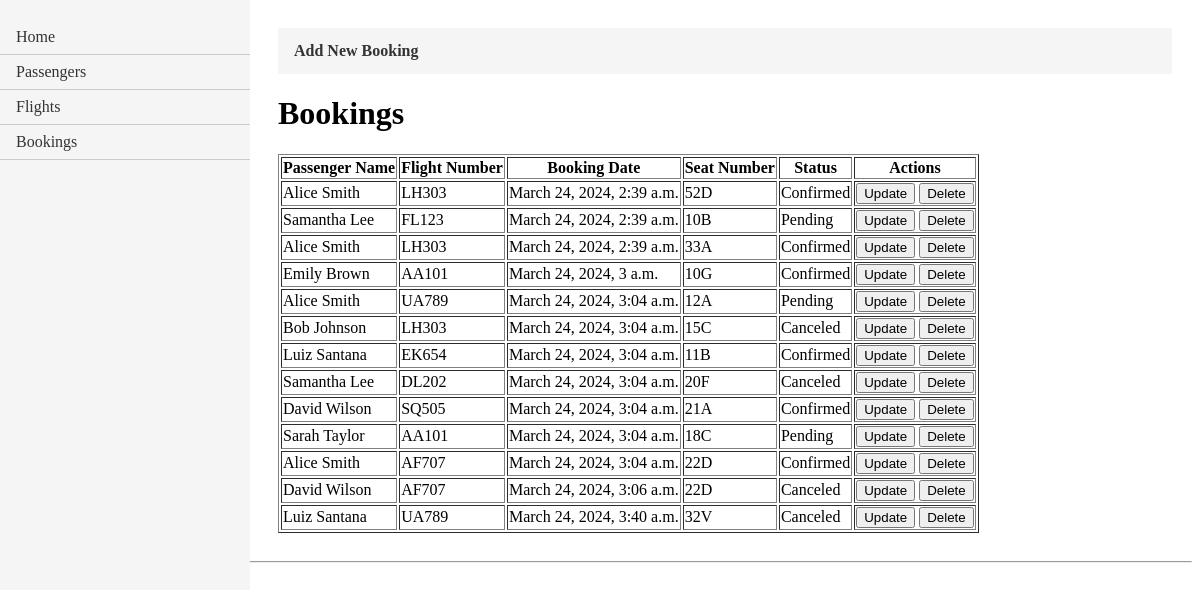
The page /booking_list/ on the database its author committed.
### FlightBookingApp/models.py (models this page shows)
class Passenger(models.Model):
    passengerID = models.AutoField(primary_key=True)
    name = models.CharField(max_length=100)
    email = models.EmailField(unique=True)
    phone = models.CharField(max_length=20)
    address = models.CharField(max_length=200)

class Flight(models.Model):
    flightID = models.AutoField(primary_key=True)
    flightNumber = models.CharField(max_length=20)
    departureAirport = models.CharField(max_length=3)
    arrivalAirport = models.CharField(max_length=3)
    departureTime = models.DateTimeField()
    arrivalTime = models.DateTimeField()
    capacity = models.IntegerField()
    price = models.DecimalField(max_digits=10, decimal_places=2)

class Booking(models.Model):
    bookingID = models.AutoField(primary_key=True)
    passengerID = models.ForeignKey(Passenger, on_delete=models.CASCADE)
    flightID = models.ForeignKey(Flight, on_delete=models.CASCADE)
    bookingDate = models.DateTimeField(auto_now_add=True)
    seatNumber = models.CharField(max_length=10)
    STATUS_CHOICES = (
        ('confirmed', 'Confirmed'),
        ('pending', 'Pending'),
        ('canceled', 'Canceled'),
    )
    status = models.CharField(max_length=20, choices=STATUS_CHOICES)

### FlightBookingApp/views.py (the view)
# urls.py: path('booking_list/', views.booking_list, name='booking_list'),
def booking_list(request):
    bookings = Booking.objects.all()
    bookings_formatted = []
    for booking in bookings:
        booking_formatted = {
            "bookingID": booking.bookingID,
            "passengerName": booking.passengerID.name,
            "flightNumber":booking.flightID.flightNumber,
            "bookingDate":booking.bookingDate,
            "seatNumber":booking.seatNumber,
            "status":booking.status.capitalize(),
        }
        bookings_formatted.append(booking_formatted)
    return render(request, 'booking_list.html', {'bookings_formatted': bookings_formatted})

### FlightBookingApp/templates/booking_list.html
{% extends "layout.html" %}
{% block content%}
<ul class="crud-menu">
    <li><a href="{% url 'create_booking' %}"><b>Add New Booking</b></a></li>
</ul>
<h1>Bookings</h1>
<table border="1">
    <thead>
      <tr>
        <th>Passenger Name</th>
        <th>Flight Number</th>
        <th>Booking Date</th>
        <th>Seat Number</th>
        <th>Status</th>
        <th>Actions</th>
      </tr>
    </thead>
    <tbody>
      {% for booking in bookings_formatted %}
      <tr>
        <td>{{ booking.passengerName }}</td>
        <td>{{ booking.flightNumber }}</td>
        <td>{{ booking.bookingDate }}</td>
        <td>{{ booking.seatNumber }}</td>
        <td>{{ booking.status }}</td>
        <td>
          <form action="{% url 'update_booking_form' booking.bookingID %}" method="post" style="display: inline;">
            <button type="submit">Update</button>
          </form>
          <form action="{% url 'delete_booking' booking.bookingID %}" method="post" style="display: inline;">
            <button type="submit">Delete</button>
          </form>
        </td>
      </tr>
      {% endfor %}
    </tbody>
  </table>
{%endblock content%}

### FlightBookingApp/templates/layout.html (style rules this page uses)
.crud-menu { list-style-type: none; margin: 0; padding: 0; overflow: hidden; background-color: #f5f5f5; }
.crud-menu li { float: left; }
.crud-menu li a { display: block; color: #333; text-align: center; padding: 14px 16px; text-decoration: none; }

### rows shown on the page
Passenger: passengerName "Alice Smith" "Alice Smith" "Alice Smith" "Alice Smith"
Flight: flightNumber "LH303" "LH303" "LH303"
Booking: bookingDate "March 24, 2024, 2:39 a.m.", seatNumber "52D"
Passenger: passengerName "Samantha Lee" "Samantha Lee"
Flight: flightNumber "FL123"
Booking: bookingDate "March 24, 2024, 2:39 a.m.", seatNumber "10B"
Booking: bookingDate "March 24, 2024, 2:39 a.m.", seatNumber "33A"
Passenger: passengerName "Emily Brown"
Flight: flightNumber "AA101" "AA101"
Booking: bookingDate "March 24, 2024, 3 a.m.", seatNumber "10G"
Flight: flightNumber "UA789" "UA789"
Booking: bookingDate "March 24, 2024, 3:04 a.m.", seatNumber "12A"
Passenger: passengerName "Bob Johnson"
Booking: bookingDate "March 24, 2024, 3:04 a.m.", seatNumber "15C"
Passenger: passengerName "Luiz Santana" "Luiz Santana"
Flight: flightNumber "EK654"
Booking: bookingDate "March 24, 2024, 3:04 a.m.", seatNumber "11B"
Flight: flightNumber "DL202"
Booking: bookingDate "March 24, 2024, 3:04 a.m.", seatNumber "20F"
Passenger: passengerName "David Wilson" "David Wilson"
Flight: flightNumber "SQ505"
Booking: bookingDate "March 24, 2024, 3:04 a.m.", seatNumber "21A"
Passenger: passengerName "Sarah Taylor"
Booking: bookingDate "March 24, 2024, 3:04 a.m.", seatNumber "18C"
Flight: flightNumber "AF707" "AF707"
Booking: bookingDate "March 24, 2024, 3:04 a.m.", seatNumber "22D"
Booking: bookingDate "March 24, 2024, 3:06 a.m.", seatNumber "22D"
Booking: bookingDate "March 24, 2024, 3:40 a.m.", seatNumber "32V"

### other values the page prints
{{ booking.status }} "Confirmed" "Pending" "Confirmed" "Confirmed" "Pending" "Canceled" "Confirmed" "Canceled" "Confirmed" "Pending" "Confirmed" "Canceled" "Canceled"
